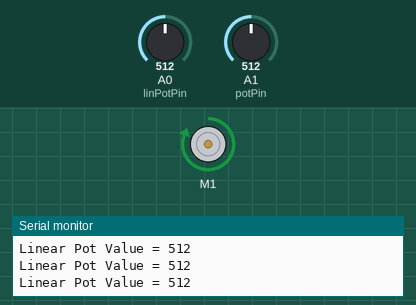
A sketch run on a simulated Arduino Uno, built with avr-gcc and run on an emulated ATmega328P. On the bench: DC motor (green arrow = forward, orange = backward, longer = faster), the last lines printed to the serial monitor. The test bench sets the inputs (shaded band); at power-on: A0 (linPotPin) = 512, A1 (potPin) = 512.

Above: at 2.3 s.
2.4 s: A0 (linPotPin) set to 164
5.4 s: A0 (linPotPin) set to 136
At 7.3 s:
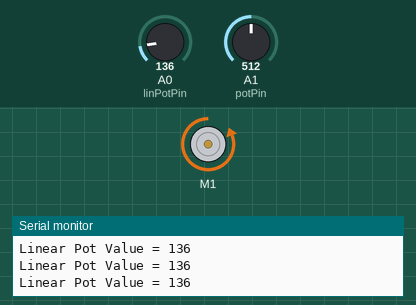
8.4 s: A0 (linPotPin) set to 968
11.4 s: A0 (linPotPin) set to 989
At 13.8 s:
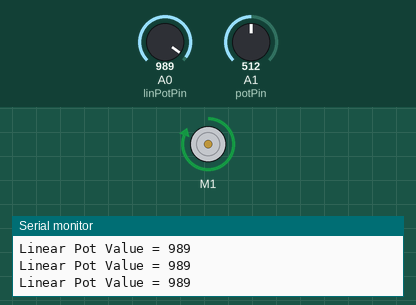
Timing chart, 0 to 15.3 s (numbered marks = the images above; inputs shaded):
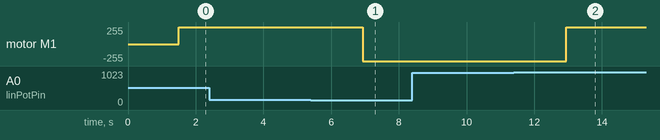

Measured:
- the behaviour switches between 151 and 150 on A0 (linPotPin) (found by bisection; images 0 and 1)
- the behaviour switches between 974 and 975 on A0 (linPotPin) (found by bisection; images 1 and 2)
- after the input at 5.4 s, motor M1: forward 255/255 → backward 255/255 after 1.5 s
- after the input at 11.4 s, motor M1: backward 255/255 → forward 255/255 after 1.6 s

The sketch:

LinearActuatorTest2.ino
```cpp
#include <Adafruit_MotorShield.h>
#include <Wire.h>
#include "utility/Adafruit_MS_PWMServoDriver.h"

Adafruit_MotorShield AFMS = Adafruit_MotorShield();
Adafruit_DCMotor *Actuator = AFMS.getMotor(1);


#define potPin A1
#define linPotPin A0
#define maxPos 150
#define minPos 975

int rotDirection = 1; // setting identification variable for FORWARD = 1 & BACKWARD = 0
void setup() {
  Serial.begin(9600);
  AFMS.begin();
  Actuator->setSpeed(255);
}

void loop() {
  int potValue = analogRead(potPin);
  int linPotValue = analogRead(linPotPin);
  //Serial.println(potValue);


  Serial.println("THIS IS A TEST");
  Serial.println(rotDirection);
  delay(1500);

  while (linPotValue > maxPos) {
    Actuator->run(FORWARD);
    linPotValue = analogRead(linPotPin);
    Serial.println("Linear Pot Value = " + String(linPotValue));
    if (linPotValue <= maxPos) {
      rotDirection = 0;
    }
  }

  Serial.println(rotDirection);
  delay(1500);


  while (linPotValue < minPos) {
    Actuator->run(BACKWARD);
    linPotValue = analogRead(linPotPin);
    Serial.println("Linear Pot Value = " + String(linPotValue));
    if (linPotValue >= minPos) {
      rotDirection = 1;
    }
  }


}
```
